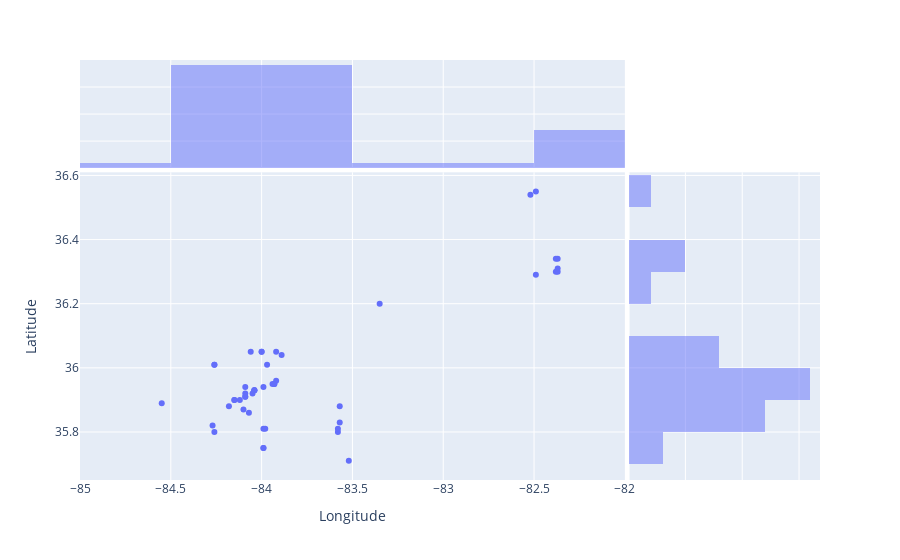

Notebook source saved alongside this figure:
### Markdown cell above
We can try and visualize both distributions at once using a couple different methods

### Code cell
px.scatter(
    starbs, "Longitude", "Latitude", marginal_x="histogram", marginal_y="histogram"
)

### Figure 1 — Plotly figure (JSON) as saved in the notebook; plotly's stock layout.template omitted (floating-point values rounded to 4 significant figures)
{"data": [{"hovertemplate": "Longitude=%{x}<br>Latitude=%{y}<extra></extra>", "legendgroup": "", "marker": {"color": "#636efa", "symbol": "circle"}, "mode": "markers", "name": "", "orientation": "v", "showlegend": false, "type": "scatter", "x": [-83.99, -83.98, -84.12, -84.18, -83.92, -83.52, -84.55, -82.37, -82.38, -82.37, -82.37, -82.38, -82.49, -82.52, -82.49, -83.94, -84.09, -84.15, -84.04, -83.92, -83.97, -84.09, -83.93, -84.07, -84.04, -84.09, -84.09, -84.04, -83.89, -83.93, -84.1, -83.99, -84.15, -84.05, -84.26, -84.27, -83.99, -83.99, -83.35, -84.26, -84.26, -83.58, -83.58, -84, -84, -84.06, -83.57, -83.57], "xaxis": "x", "y": [35.81, 35.81, 35.9, 35.88, 36.05, 35.71, 35.89, 36.31, 36.3, 36.3, 36.34, 36.34, 36.29, 36.54, 36.55, 35.95, 35.94, 35.9, 35.93, 35.96, 36.01, 35.91, 35.95, 35.86, 35.93, 35.91, 35.92, 35.93, 36.04, 35.95, 35.87, 35.94, 35.9, 35.92, 35.8, 35.82, 35.75, 35.75, 36.2, 36.01, 36.01, 35.8, 35.81, 36.05, 36.05, 36.05, 35.83, 35.88], "yaxis": "y"}, {"alignmentgroup": "True", "bingroup": "x", "hovertemplate": "Longitude=%{x}<br>count=%{y}<extra></extra>", "legendgroup": "", "marker": {"color": "#636efa"}, "name": "", "offsetgroup": "", "opacity": 0.5, "showlegend": false, "type": "histogram", "x": [-83.99, -83.98, -84.12, -84.18, -83.92, -83.52, -84.55, -82.37, -82.38, -82.37, -82.37, -82.38, -82.49, -82.52, -82.49, -83.94, -84.09, -84.15, -84.04, -83.92, -83.97, -84.09, -83.93, -84.07, -84.04, -84.09, -84.09, -84.04, -83.89, -83.93, -84.1, -83.99, -84.15, -84.05, -84.26, -84.27, -83.99, -83.99, -83.35, -84.26, -84.26, -83.58, -83.58, -84, -84, -84.06, -83.57, -83.57], "xaxis": "x3", "yaxis": "y3"}, {"alignmentgroup": "True", "bingroup": "y", "hovertemplate": "Latitude=%{y}<br>count=%{x}<extra></extra>", "legendgroup": "", "marker": {"color": "#636efa"}, "name": "", "offsetgroup": "", "opacity": 0.5, "showlegend": false, "type": "histogram", "xaxis": "x2", "y": [35.81, 35.81, 35.9, 35.88, 36.05, 35.71, 35.89, 36.31, 36.3, 36.3, 36.34, 36.34, 36.29, 36.54, 36.55, 35.95, 35.94, 35.9, 35.93, 35.96, 36.01, 35.91, 35.95, 35.86, 35.93, 35.91, 35.92, 35.93, 36.04, 35.95, 35.87, 35.94, 35.9, 35.92, 35.8, 35.82, 35.75, 35.75, 36.2, 36.01, 36.01, 35.8, 35.81, 36.05, 36.05, 36.05, 35.83, 35.88], "yaxis": "y2"}], "layout": {"barmode": "overlay", "legend": {"tracegroupgap": 0}, "margin": {"t": 60}, "xaxis": {"anchor": "y", "domain": [0, 0.7363], "title": {"text": "Longitude"}}, "xaxis2": {"anchor": "y2", "domain": [0.7413, 1], "matches": "x2", "showgrid": true, "showline": false, "showticklabels": false, "ticks": ""}, "xaxis3": {"anchor": "y3", "domain": [0, 0.7363], "matches": "x", "showgrid": true, "showticklabels": false}, "xaxis4": {"anchor": "y4", "domain": [0.7413, 1], "matches": "x2", "showgrid": true, "showline": false, "showticklabels": false, "ticks": ""}, "yaxis": {"anchor": "x", "domain": [0, 0.7326], "title": {"text": "Latitude"}}, "yaxis2": {"anchor": "x2", "domain": [0, 0.7326], "matches": "y", "showgrid": true, "showticklabels": false}, "yaxis3": {"anchor": "x3", "domain": [0.7426, 1], "matches": "y3", "showgrid": true, "showline": false, "showticklabels": false, "ticks": ""}, "yaxis4": {"anchor": "x4", "domain": [0.7426, 1], "matches": "y3", "showgrid": true, "showline": false, "showticklabels": false, "ticks": ""}}}
